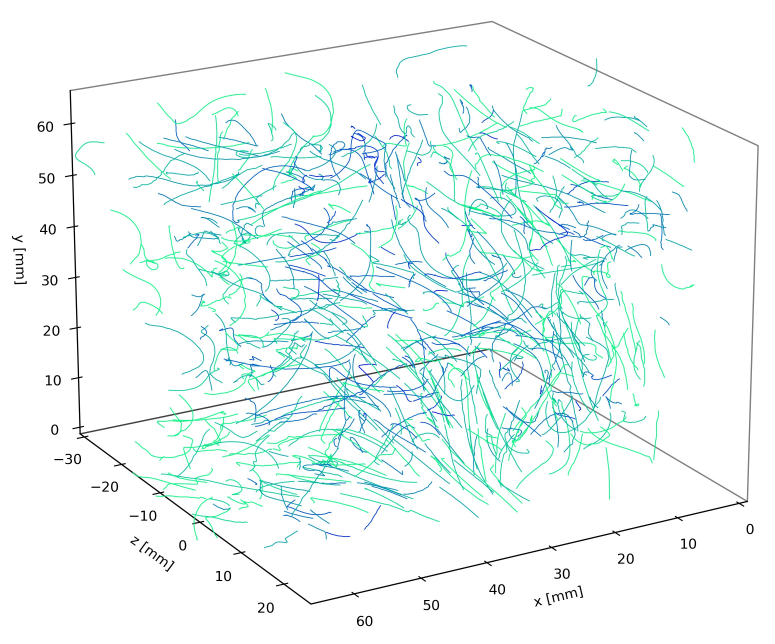
#> input picture JOSS_paper/traj_image.jpg, 2324 x 1932 px (shown at 1/3 size)
$ python -i sheet_segmentation_mod.py   (imports and definitions only)
#> lines starting #> are read from the running program, lines starting #| are printed output that depends on the picture; after the words box and inside, x2 and y2 are one past the last pixel; in counts of white or black regions, pixels touching at a corner belong together
# -*- coding: utf-8 -*-
"""
Created on May 2024

@author: ron

Contains code for segmenting particles (aka blobs)
and their silhouettes (aka edges)

"""

from numpy import ones, savetxt, meshgrid, array, gradient
from numpy import sum as npsum
from numpy import abs as npabs

from skimage.io import imread
from skimage import io

from scipy.signal import convolve2d
from scipy.ndimage import gaussian_filter, median_filter
from scipy.ndimage.measurements import label, find_objects


class sheet_segmentation(object):
    '''a class for segmenting out particles (blobs) for a given image'''


    def __init__(self, image, sigma=None, threshold=10, mask=1.0,
                 median = None, local_filter = None, particle_size=3,
                 BG_image = None,
                 min_xsize=None, max_xsize=None,
                 min_ysize=None, max_ysize=None,
                 min_mass=None, max_mass=None,
                 method='labeling'):
        '''
        inputs -

        image - the image (matrix) to be analyzed

        particle_size - the expected size of particles; this input is only
                        used if method='dilation'.

        sigma - float, standard deviation of the gaussian blur filter. If this
                is None, then the bluring filter is not applied.

        threshold - int, the grey value above which pixels are considered a
                    particle. Note that the threshold is performed after the
                    blur and local mean subtraction filters are applied.

        mask - either array of 0 and 1 with the same shape of imae, or 1. If
               this is an array of 0 and 1, this is taken to choose regions
               of interest in the analyzed image (regions with 0 are
               discarded).

        local_filter - int, the window size of the local mean subtraction
                       filter. In this is None then the filter is not applied.

        BG_image - Either a given static image, in which case this image is
                   subtracted from the given image by taking the difference,
                   or this is None, in which case this operation is skipped.

        min/max_( ) - size and area filters for the discovered blobs. If None
                      then filters are not applied.

        method - string. The method used for labeling the blobds. Can be
                 either 'dilation' or 'labeling'. In dilation, local maxima
                 are sought in the image and the blobs are considered to be
                 regions of size 'particle_size' around these maxima. In the
                 'labeling' method, the threshold is performed and blobs are
                 considered to be connected bright pixels. The dilation method
                 is better at distinguishing close particles (saddle points in
                 the brihtness) if their size is given correctly. The
                 'labeling' method may be better for non spherical particles.
        '''

        self.im = image
        self.p_size = particle_size
        self.sigma = sigma
        self.median = median
        self.th = threshold
        self.mask = mask
        self.bbox_limits = (min_xsize, max_xsize, min_ysize, max_ysize)
        self.mass_limits = (min_mass, max_mass)
        self.loc_filter = local_filter
        self.BG_image = BG_image

        if method not in ['dilation', 'labeling']:
            raise ValueError('method "%s" unknown.'%method)

        self.method = method


    # [10 lines left out: function local_filter, not called in this run]


    def process_image(self):
        '''
        Will perform image processing - the gaussian blur and then the loal
        mean subtraction; processing is performed only if the filter parameters
        are not None. Finlly it will apply the mask to cover unwanted regions.
        Results are stored in the self.processed_im.
        '''

        # subtract background:
        if self.BG_image is not None:
            imNoBG = npabs(self.im - self.BG_image).astype(self.im.dtype)
        else:
            imNoBG = self.im

        # apply a Gussian blur
        if self.sigma is not None:
            blured = gaussian_filter(imNoBG, self.sigma)
        else:
            blured = imNoBG

        # apply median filter
        if self.median is not None:
            med = median_filter(blured, size = self.median)
        else:
            med = blured

        # apply local mean subtraction
        if self.loc_filter is not None:
            filtered = self.local_filter(med)
        else:
            filtered = med

        # apply the mask
        self.processed_im = filtered * self.mask


    def get_binary_image(self):
        '''Will mark pixels in the image as background and foreground
        (particles) using the given method'''

        # Do the image processing
        self.process_image()

        if self.method=='labeling':
            # find bright regions and generate a binary image
            global_filt = self.processed_im > self.th
            bin_image = 1.0 * global_filt * self.mask
            return bin_image

        elif self.method == 'dilation':
            # dilate, find briht local maxima, and generate a binary image
            from scipy.ndimage import grey_dilation
            dilated = grey_dilation(self.processed_im,
                                    size=self.p_size, mode='constant')
            bin_im = (self.processed_im==dilated) * (self.processed_im>self.th)

            return bin_im


    # [63 lines left out: function characterize_blob, not called in this run]


    def blob_labeling(self, image):
        '''
        Will label connected areas (blobs) for the labeling method.

        Labels regions with value 1 in a binary image and return their
        coordinates. The values of image are 0 for background and 1 for
        foreground.

        output - linked: a nested list of connected pixel indexes
        '''
        # use scipy to label the blobs
        self.labeled = label(image)[0]
        locations = find_objects(self.labeled)

        return locations


    def get_blobs_and_silhouettes(self):
        '''Returns a list of particle centers, their box size, and area

        The center is the weighted mean of the blob coordinates using
        the brightness as weights.
        The box size is the largest length that bound the blob in the
        x and y directions.
        The area is the number of pixels belonging to the blob

        returns - blobs: a nested list of [ [(center), (box size), area], ...]
        '''
        # getting the binary image
        self.bin_im = self.get_binary_image()

        # labeling connected foreground pixels to form "blobs"
        blob_pixels = self.blob_labeling(self.bin_im)

        # making an image with the edges of the blobs
        grad = gradient(self.labeled)
        self.silhouette_image = npsum(array(grad*(self.labeled>0))**2, axis=0)

        stamp_y, stamp_x = meshgrid(range(self.im.shape[1]),
                                    range(self.im.shape[0]))

        blobs = []

        for e, loc in enumerate(blob_pixels):
            # 1. extracting blob parameters
            mask = 1.0*(self.labeled[loc]>0)*(self.labeled[loc]==e+1)
            mass = npsum(self.processed_im[loc] * mask)
            X = npsum(stamp_x[loc] * self.processed_im[loc] * mask) / mass
            Y = npsum(stamp_y[loc] * self.processed_im[loc] * mask) / mass
            center = [round(X, ndigits=2), round(Y, ndigits=2)]
            box_size = list(mask.shape)
            blobs.append( [center, box_size, mass])

            # 2. extracting the pixels of the edges of each blob
            mask = 1.0*(self.silhouette_image[loc]>0)*(self.labeled[loc]==e+1)
            sill_x = (stamp_x[loc] * mask)[stamp_x[loc] * mask > 0]
            sill_y = (stamp_y[loc] * mask)[stamp_x[loc] * mask > 0]
            blobs[-1].append(list(zip(sill_x, sill_y)))

        self.blobs = blobs


    # [68 lines left out: functions apply_blobs_size_filter, plot_blobs, save_results, not called in this run]


class loop_sheet_segmentation(object):

    '''A class for looping over images in a directory to segment particles
    and save the results in a file.'''

    # [166 lines left out: functions __init__, get_file_names, calculate_BG, segment_folder_images, save_results, not called in this run]


# [3 lines not run here, left out]

    # [26 lines of commented-out code are left out]


>>> import cv2
>>> picture = cv2.imread('../../JOSS_paper/traj_image.jpg', cv2.IMREAD_GRAYSCALE)
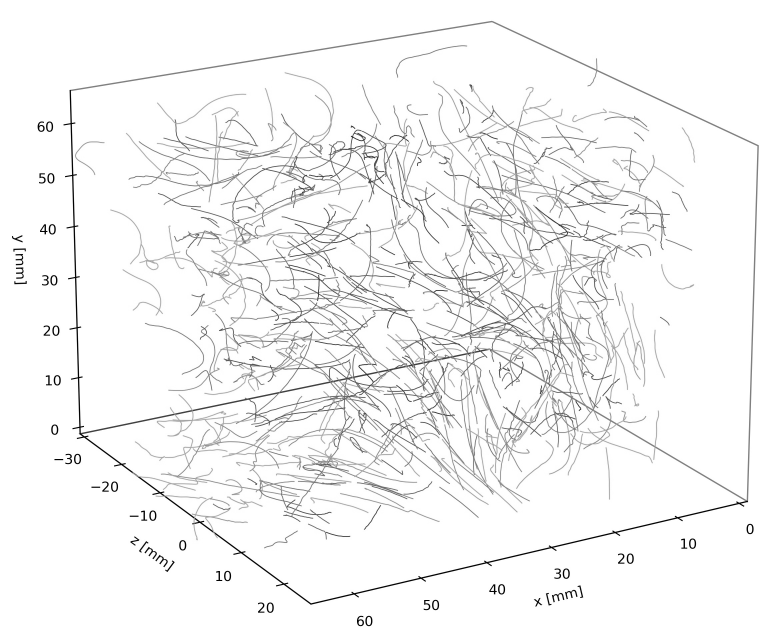
#> picture: shape (1932, 2324) (shown at 1/3 size); min 0, max 255, mean 245.4
>>> result = sheet_segmentation(picture).get_blobs_and_silhouettes()
#> in get_binary_image, `global_filt = self.processed_im > self.th`:
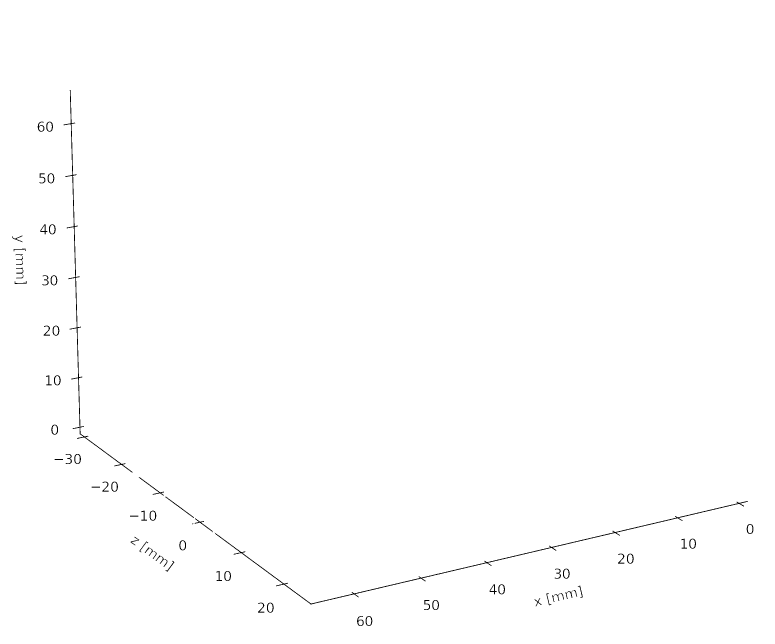
#> global_filt: shape (1932, 2324) bool (shown at 1/3 size); 99.6% white; black in thin lines or dots, all inside (x1, y1, x2, y2) = (37, 270, 2260, 1878)
#> in blob_labeling, `self.labeled = label(image)[0]`:
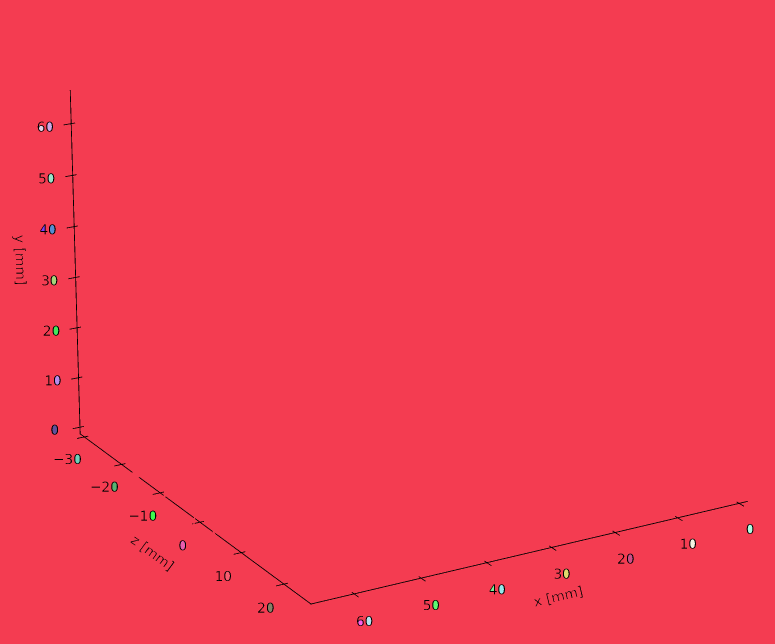
#> self.labeled: shape (1932, 2324) int32 (shown at 1/3 size); 40 distinct labels, from 0 to 39; one colour per label, 0 black
#> in blob_labeling, `locations = find_objects(self.labeled)`: locations = 39 items
#> in get_blobs_and_silhouettes, `grad = gradient(self.labeled)`: grad = 2 items
#> the loop in get_blobs_and_silhouettes, `for e, loc in enumerate(blob_pixels):` made 39 passes
#> (mass, X, Y, box_size) on passes 2 to 13: (66415, 379.5, 148.2, [26, 14]), (11, 374, 213, [1, 1]), (35105, 384.7, 123.3, [15, 13]), (66322, 534.5, 152.2, [26, 14]), (66384, 687.5, 156.2, [26, 14]), (21414, 686.9, 129.8, [17, 11]), (13, 722, 59, [1, 1]), (11, 747, 75, [1, 1]), (11, 764, 62, [1, 1]), (66331, 840.5, 161.2, [26, 14]), (66323, 991.5, 167.2, [26, 14]), (66395, 1140.5, 171.2, [26, 14])
#> (mass, X, Y, center, box_size) on pass 1: (1.1e+09, 964.6, 1161.8, [964.5, 1161.8], [1932, 2324])
#> pass 1, in get_blobs_and_silhouettes, `mask = 1.0*(self.labeled[loc]>0)*(self.labeled[loc]==e+1)`:
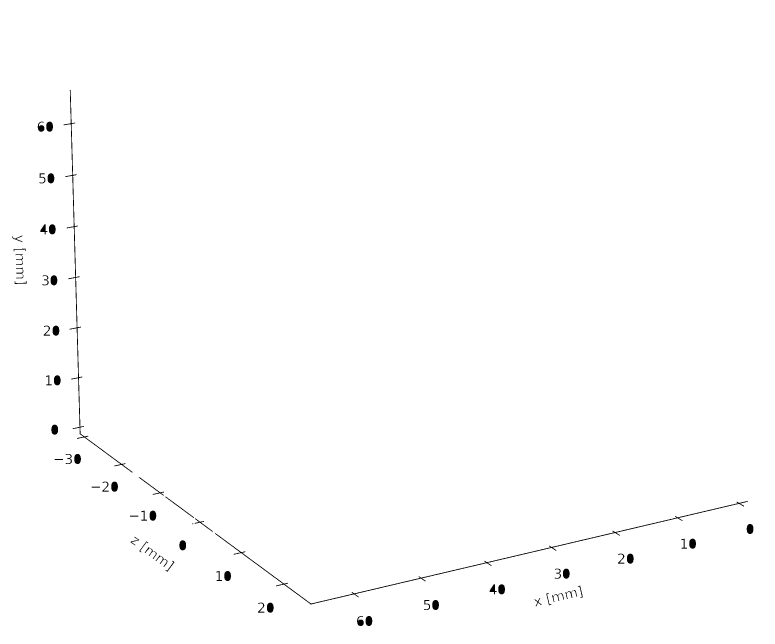
#> mask: shape (1932, 2324) float64 (shown at 1/3 size); values 0 (black) and 1 (white), 99.4% white; 64 black regions (1 under 20 px), largest, box (x1, y1, x2, y2) and area: (644, 1503, 2243, 1814) 4818, (191, 270, 398, 1418) 3781, (147, 673, 167, 703) 498
#> pass 1, in get_blobs_and_silhouettes, `mask = 1.0*(self.silhouette_image[loc]>0)*(self.labeled[loc]==e+1)`:
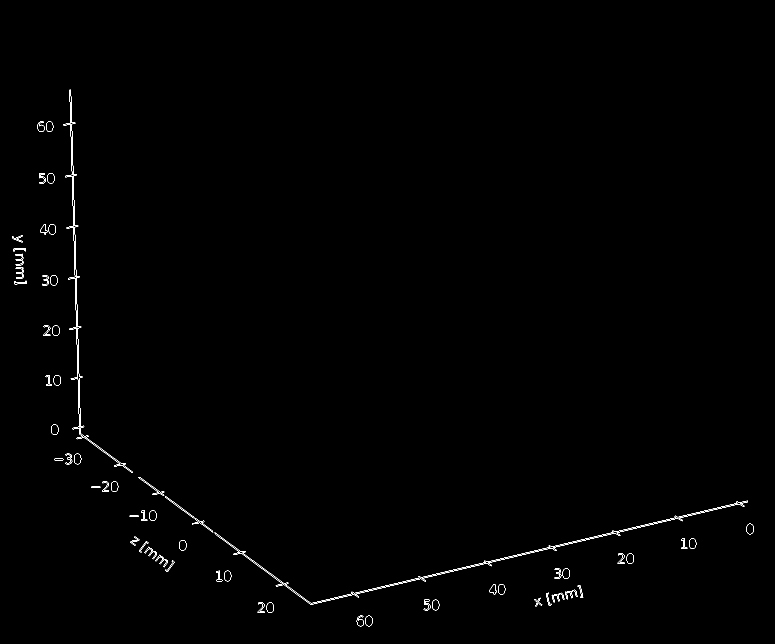
#> mask: shape (1932, 2324) float64 (shown at 1/3 size); values 0 (black) and 1 (white), 0.28% white in thin lines or dots, all inside (x1, y1, x2, y2) = (36, 269, 2261, 1879)
#> after the loop in get_blobs_and_silhouettes, `for e, loc in enumerate(blob_pixels):`: blobs = 39 items
